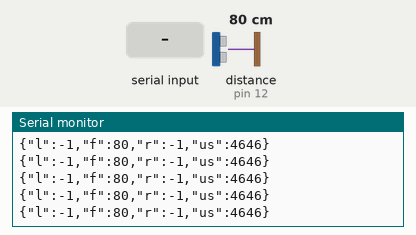
A sketch run on a simulated Arduino Uno, built with avr-gcc and run on an emulated ATmega328P. Shown: the last lines printed to the serial monitor. Wiring (inferred from the names in the program): ultrasonic range finder: trigger pin 11; echo pin 12. The inputs (shaded band) are chosen by the test bench; at power-on: distance to the obstacle (sensor on pin 12) 80 cm. The echo pulse lasts 58.3 µs per cm.

Above: at 1.2 s.
1.3 s: "PINS\n" received over Serial
At 1.31 s:
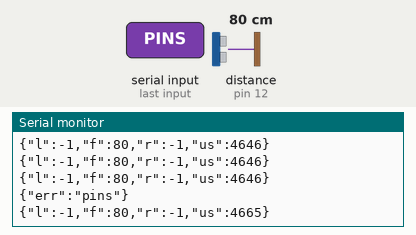
2.8 s: "?\n" received over Serial
4.3 s: distance to the obstacle (sensor on pin 12) set to 2 cm
At 4.41 s:
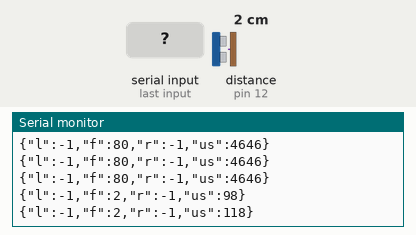
5.8 s: distance to the obstacle (sensor on pin 12) set to 4 cm
At 5.81 s:
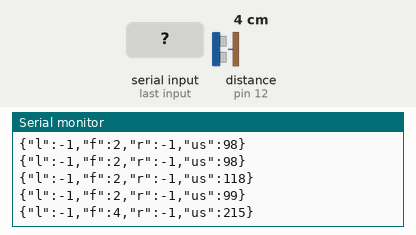
Timing chart, 0 to 8.3 s (numbered marks = the images above; inputs shaded):
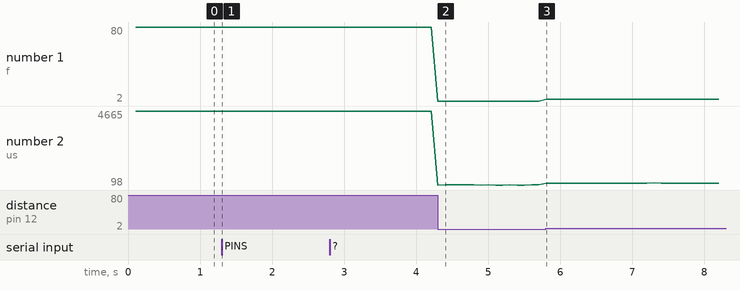

Measured:
- after the input at 1.3 s, the serial monitor: prints a new line at once (image 1)
- after the input at 4.3 s, the serial monitor: prints a new line at once (image 2)
- after the input at 5.8 s, the serial monitor: prints a new line at once (image 3)
- plotted number 1: 2 → 4 after the input at 5.8 s
- plotted number 2: 4646 → 99 after the input at 4.3 s, 99 → 215 after the input at 5.8 s

The sketch:

sensor.ino
```cpp
// Tek HC-SR04, robotun onunde (Ornek 11 - Exploration Mapping).
// Robot etrafi yerinde 360 derece donerek olcer.
//
// Varsayilan kablolama 07/08'deki kartin ON kanaliyla AYNIDIR:
//   on : Trig = D11, Echo = D12, VCC = 5V, GND = GND
// Sensor robot merkezinden ~11 cm onde, yere paralel ve tam ileri bakar.
//
// Pinler degistirilebilir (ExploreLauncher -> 3. adim "Sensor kalibrasyonu"
// -> Trig / Echo -> "Karta yaz"). Secim EEPROM'a yazilir, kart yeniden
// baslasa da kalir. Seri komutlar (satir sonu \n):
//   ?             -> {"ver":2,"trig":11,"echo":12}      ayar sorgusu
//   PINS 7 8      -> Trig = D7, Echo = D8 (D2..D13, farkli) ve ayar satiri
//                    gecersizse {"err":"pins"}
//   PINS 11 12    -> varsayilana donus
//
// Olcumler FILTRESIZ (ham) gonderilir: deneysel kalibrasyon (Gaussian
// gurultu modeli, P(olay|Bos)) ve Bayes guncellemesi her olcumu ayri bir
// gozlem olarak kullanir. (08'deki "son 2 olcumun kucugu" filtresi yok.)
//
// Seri cikti (~10 Hz, 115200 baud), 07/08 ile ayni JSON bicimi + ham yanki suresi:
//   {"l":-1,"f":40,"r":-1,"us":2332}
//   f  = cm (343 m/s ile, yuvarlanmis)   us = yanki suresi, mikrosaniye
// Yan kanallar takili olmadigi icin hep -1; ana uygulama yalniz "f"yi kullanir.
// Yanki alinamazsa (zaman asimi / menzil disi, ~4 m) "f" ve "us" -1 olur.
// 40 cm kalibrasyonu (launcher) PC tarafinda uygulanir: cm = ham_cm * scale
// (sensor_calibration.txt) - bu sketch hep ham degeri gonderir.

#include <EEPROM.h>

const int SKETCH_VERSION = 2;
const uint8_t DEFAULT_TRIG = 11;
const uint8_t DEFAULT_ECHO = 12;
const uint8_t EEPROM_MAGIC = 0xA7;   // EEPROM[0]; [1] = trig, [2] = echo

const unsigned long READ_TIMEOUT_US = 25000;   // ~4.3 m karsiligi
const unsigned long INTERVAL_MS = 100;         // ~10 Hz

uint8_t trigPin = DEFAULT_TRIG;
uint8_t echoPin = DEFAULT_ECHO;
unsigned long lastCycle = 0;

char command[24];
uint8_t commandLength = 0;

bool validPins(int trig, int echo) {
  return trig >= 2 && trig <= 13 && echo >= 2 && echo <= 13 && trig != echo;   // D0/D1 = USB seri
}

void applyPins(uint8_t trig, uint8_t echo) {
  pinMode(trigPin, INPUT);   // eski pini birak
  pinMode(echoPin, INPUT);
  trigPin = trig;
  echoPin = echo;
  pinMode(trigPin, OUTPUT);
  digitalWrite(trigPin, LOW);
  pinMode(echoPin, INPUT);
}

void printConfig() {
  Serial.print("{\"ver\":");
  Serial.print(SKETCH_VERSION);
  Serial.print(",\"trig\":");
  Serial.print(trigPin);
  Serial.print(",\"echo\":");
  Serial.print(echoPin);
  Serial.println("}");
}

void handleCommand() {
  command[commandLength] = '\0';
  if (command[0] == '?') {
    printConfig();
  } else if (strncmp(command, "PINS", 4) == 0) {
    int trig = -1, echo = -1;
    if (sscanf(command + 4, "%d %d", &trig, &echo) == 2 && validPins(trig, echo)) {
      EEPROM.update(0, EEPROM_MAGIC);
      EEPROM.update(1, (uint8_t)trig);
      EEPROM.update(2, (uint8_t)echo);
      applyPins((uint8_t)trig, (uint8_t)echo);
      printConfig();
    } else {
      Serial.println("{\"err\":\"pins\"}");
    }
  }
}

void readCommands() {
  while (Serial.available() > 0) {
    const char c = (char)Serial.read();
    if (c == '\n' || c == '\r') {
      if (commandLength > 0) handleCommand();
      commandLength = 0;
    } else if (commandLength < sizeof(command) - 1) {
      command[commandLength++] = c;
    }
  }
}

long readEchoUs() {
  digitalWrite(trigPin, LOW);
  delayMicroseconds(2);
  digitalWrite(trigPin, HIGH);
  delayMicroseconds(10);
  digitalWrite(trigPin, LOW);

  const unsigned long duration = pulseIn(echoPin, HIGH, READ_TIMEOUT_US);
  if (duration == 0) {
    return -1;  // zaman asimi: yanki yok / menzil disi
  }
  return (long)duration;
}

void setup() {
  Serial.begin(115200);
  uint8_t trig = DEFAULT_TRIG, echo = DEFAULT_ECHO;
  if (EEPROM.read(0) == EEPROM_MAGIC && validPins(EEPROM.read(1), EEPROM.read(2))) {
    trig = EEPROM.read(1);
    echo = EEPROM.read(2);
  }
  trigPin = trig;
  echoPin = echo;
  applyPins(trig, echo);
}

void loop() {
  readCommands();
  if (millis() - lastCycle < INTERVAL_MS) {
    return;
  }
  lastCycle = millis();

  const long us = readEchoUs();
  const long cm = us < 0 ? -1 : (long)(us * 0.0343 / 2.0 + 0.5);
  Serial.print("{\"l\":-1,\"f\":");
  Serial.print(cm);
  Serial.print(",\"r\":-1,\"us\":");
  Serial.print(us);
  Serial.println("}");
}
```
